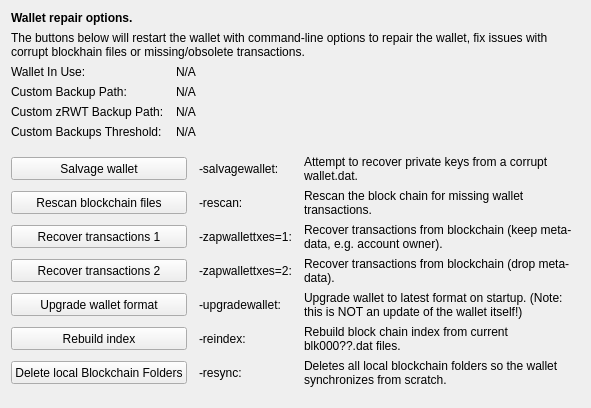
     <widget class="QWidget" name="tab_repair">
      <attribute name="title">
       <string>&amp;Wallet Repair</string>
      </attribute>
      <layout class="QGridLayout" name="gridLayout_4" columnstretch="0,0,0,0">
       <property name="horizontalSpacing">
        <number>12</number>
       </property>
       <item row="0" column="0" colspan="4">
        <widget class="QLabel" name="label_repair_header">
         <property name="font">
          <font>
           <weight>75</weight>
           <bold>true</bold>
          </font>
         </property>
         <property name="text">
          <string>Wallet repair options.</string>
         </property>
        </widget>
       </item>
       <item row="1" column="0" colspan="4">
        <widget class="QLabel" name="label_repair_helptext">
         <property name="font">
          <font>
           <weight>50</weight>
           <bold>false</bold>
          </font>
         </property>
         <property name="text">
          <string>The buttons below will restart the wallet with command-line options to repair the wallet, fix issues with corrupt blockhain files or missing/obsolete transactions.</string>
         </property>
         <property name="wordWrap">
          <bool>true</bool>
         </property>
        </widget>
       </item>
       <item row="2" column="0">
        <widget class="QLabel" name="wallet_path_label">
         <property name="text">
          <string>Wallet In Use:</string>
         </property>
        </widget>
       </item>
       <item row="2" column="1" colspan="3">
        <widget class="QLabel" name="wallet_path">
         <property name="cursor">
          <cursorShape>IBeamCursor</cursorShape>
         </property>
         <property name="text">
          <string>N/A</string>
         </property>
         <property name="textFormat">
          <enum>Qt::PlainText</enum>
         </property>
         <property name="textInteractionFlags">
          <set>Qt::LinksAccessibleByMouse|Qt::TextSelectableByKeyboard|Qt::TextSelectableByMouse</set>
         </property>
        </widget>
       </item>
       <item row="3" column="0">
        <widget class="QLabel" name="wallet_custombackuppath_label">
         <property name="text">
          <string>Custom Backup Path:</string>
         </property>
         <property name="visible">
          <bool>false</bool>
         </property>
        </widget>
       </item>
       <item row="3" column="1" colspan="3">
        <widget class="QLabel" name="wallet_custombackuppath">
         <property name="cursor">
          <cursorShape>IBeamCursor</cursorShape>
         </property>
         <property name="text">
          <string>N/A</string>
         </property>
         <property name="textFormat">
          <enum>Qt::PlainText</enum>
         </property>
         <property name="textInteractionFlags">
          <set>Qt::LinksAccessibleByMouse|Qt::TextSelectableByKeyboard|Qt::TextSelectableByMouse</set>
         </property>
         <property name="visible">
          <bool>false</bool>
         </property>
        </widget>
       </item>
       <item row="4" column="0">
        <widget class="QLabel" name="wallet_customzrwtbackuppath_label">
         <property name="text">
          <string>Custom zRWT Backup Path:</string>
         </property>
         <property name="visible">
          <bool>false</bool>
         </property>
        </widget>
       </item>
       <item row="4" column="1" colspan="3">
        <widget class="QLabel" name="wallet_customzrwtbackuppath">
         <property name="cursor">
          <cursorShape>IBeamCursor</cursorShape>
         </property>
         <property name="text">
          <string>N/A</string>
         </property>
         <property name="textFormat">
          <enum>Qt::PlainText</enum>
         </property>
         <property name="textInteractionFlags">
          <set>Qt::LinksAccessibleByMouse|Qt::TextSelectableByKeyboard|Qt::TextSelectableByMouse</set>
         </property>
         <property name="visible">
          <bool>false</bool>
         </property>
        </widget>
       </item>
       <item row="5" column="0">
        <widget class="QLabel" name="wallet_custombackupthreshold_label">
         <property name="text">
          <string>Custom Backups Threshold:</string>
         </property>
         <property name="visible">
          <bool>false</bool>
         </property>
        </widget>
       </item>
       <item row="5" column="1" colspan="3">
        <widget class="QLabel" name="wallet_custombackupthreshold">
         <property name="cursor">
          <cursorShape>IBeamCursor</cursorShape>
         </property>
         <property name="text">
          <string>N/A</string>
         </property>
         <property name="textFormat">
          <enum>Qt::PlainText</enum>
         </property>
         <property name="textInteractionFlags">
          <set>Qt::LinksAccessibleByMouse|Qt::TextSelectableByKeyboard|Qt::TextSelectableByMouse</set>
         </property>
         <property name="visible">
          <bool>false</bool>
         </property>
        </widget>
       </item>
       <item row="6" column="0">
        <spacer name="verticalSpacer_repair1">
         <property name="orientation">
          <enum>Qt::Vertical</enum>
         </property>
         <property name="sizeHint" stdset="0">
          <size>
           <width>10</width>
           <height>10</height>
          </size>
         </property>
        </spacer>
       </item>
       <item row="7" column="0" colspan="2">
        <widget class="QPushButton" name="btn_salvagewallet">
         <property name="minimumSize">
          <size>
           <width>100</width>
           <height>23</height>
          </size>
         </property>
         <property name="text">
          <string>Salvage wallet</string>
         </property>
        </widget>
       </item>
       <item row="7" column="2">
        <widget class="QLabel" name="label_repair_salvage_command">
         <property name="text">
          <string notr="true">-salvagewallet:</string>
         </property>
        </widget>
       </item>
       <item row="7" column="3">
        <widget class="QLabel" name="label_repair_salvage">
         <property name="text">
          <string>Attempt to recover private keys from a corrupt wallet.dat.</string>
         </property>
         <property name="wordWrap">
          <bool>true</bool>
         </property>
        </widget>
       </item>
       <item row="8" column="0" colspan="2">
        <widget class="QPushButton" name="btn_rescan">
         <property name="minimumSize">
          <size>
           <width>100</width>
           <height>23</height>
          </size>
         </property>
         <property name="text">
          <string>Rescan blockchain files</string>
         </property>
        </widget>
       </item>
       <item row="8" column="2">
        <widget class="QLabel" name="label_repair_rescan_command">
         <property name="text">
          <string notr="true">-rescan:</string>
         </property>
        </widget>
       </item>
       <item row="8" column="3">
        <widget class="QLabel" name="label_repair_rescan">
         <property name="text">
          <string>Rescan the block chain for missing wallet transactions.</string>
         </property>
         <property name="wordWrap">
          <bool>true</bool>
         </property>
        </widget>
       </item>
       <item row="9" column="0" colspan="2">
        <widget class="QPushButton" name="btn_zapwallettxes1">
         <property name="minimumSize">
          <size>
           <width>100</width>
           <height>23</height>
          </size>
         </property>
         <property name="text">
          <string>Recover transactions 1</string>
         </property>
        </widget>
       </item>
       <item row="9" column="2">
        <widget class="QLabel" name="label_repair_zap1_command">
         <property name="text">
          <string notr="true">-zapwallettxes=1:</string>
         </property>
        </widget>
       </item>
       <item row="9" column="3">
        <widget class="QLabel" name="label_repair_zap1">
         <property name="text">
          <string>Recover transactions from blockchain (keep meta-data, e.g. account owner).</string>
         </property>
         <property name="wordWrap">
          <bool>true</bool>
         </property>
        </widget>
       </item>
       <item row="10" column="0" colspan="2">
        <widget class="QPushButton" name="btn_zapwallettxes2">
         <property name="minimumSize">
          <size>
           <width>100</width>
           <height>23</height>
          </size>
         </property>
         <property name="text">
          <string>Recover transactions 2</string>
         </property>
        </widget>
       </item>
       <item row="10" column="2">
        <widget class="QLabel" name="label_repair_zap2_command">
         <property name="text">
          <string notr="true">-zapwallettxes=2:</string>
         </property>
        </widget>
       </item>
       <item row="10" column="3">
        <widget class="QLabel" name="label_repair_zap2">
         <property name="text">
          <string>Recover transactions from blockchain (drop meta-data).</string>
         </property>
         <property name="wordWrap">
          <bool>true</bool>
         </property>
        </widget>
       </item>
       <item row="11" column="0" colspan="2">
        <widget class="QPushButton" name="btn_upgradewallet">
         <property name="minimumSize">
          <size>
           <width>100</width>
           <height>23</height>
          </size>
         </property>
         <property name="text">
          <string>Upgrade wallet format</string>
         </property>
        </widget>
       </item>
       <item row="11" column="2">
        <widget class="QLabel" name="label_repair_upgrade_command">
         <property name="text">
          <string notr="true">-upgradewallet:</string>
         </property>
        </widget>
       </item>
       <item row="11" column="3">
        <widget class="QLabel" name="label_repair_upgrade">
         <property name="text">
          <string>Upgrade wallet to latest format on startup. (Note: this is NOT an update of the wallet itself!)</string>
         </property>
         <property name="wordWrap">
          <bool>true</bool>
         </property>
        </widget>
       </item>
       <item row="12" column="0" colspan="2">
        <widget class="QPushButton" name="btn_reindex">
         <property name="minimumSize">
          <size>
           <width>100</width>
           <height>23</height>
          </size>
         </property>
         <property name="text">
          <string>Rebuild index</string>
         </property>
        </widget>
       </item>
       <item row="12" column="2">
        <widget class="QLabel" name="label_repair_reindex_command">
         <property name="text">
          <string notr="true">-reindex:</string>
         </property>
        </widget>
       </item>
       <item row="12" column="3">
        <widget class="QLabel" name="label_repair_reindex">
         <property name="text">
          <string>Rebuild block chain index from current blk000??.dat files.</string>
         </property>
         <property name="wordWrap">
          <bool>true</bool>
         </property>
        </widget>
       </item>
       <item row="13" column="0" colspan="2">
        <widget class="QPushButton" name="btn_resync">
         <property name="minimumSize">
          <size>
           <width>100</width>
           <height>23</height>
          </size>
         </property>
         <property name="text">
          <string>Delete local Blockchain Folders</string>
         </property>
        </widget>
       </item>
       <item row="13" column="2">
        <widget class="QLabel" name="label_repair_resync_command">
         <property name="text">
          <string>-resync:</string>
         </property>
        </widget>
       </item>
       <item row="13" column="3">
        <widget class="QLabel" name="label_repair_resync">
         <property name="text">
          <string>Deletes all local blockchain folders so the wallet synchronizes from scratch.</string>
         </property>
         <property name="wordWrap">
          <bool>true</bool>
         </property>
        </widget>
       </item>
       <item row="14" column="0">
        <spacer name="verticalSpacer_repair2">
         <property name="orientation">
          <enum>Qt::Vertical</enum>
         </property>
         <property name="sizeHint" stdset="0">
          <size>
           <width>20</width>
           <height>10</height>
          </size>
         </property>
        </spacer>
       </item>
      </layout>
     </widget>
